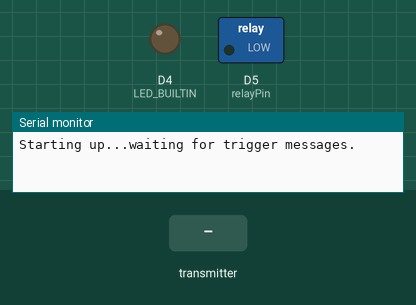
Recording of a sketch running on a simulated ESP8266 (Wemos D1 mini). Shown: switched loads named in the sketch (green lamp = pin HIGH), output pins drawn as LEDs (lit = HIGH, except the on-board LED, lit = LOW), the last lines printed to the serial monitor. Dashed ring = blinking. Inputs (shaded band) come from the test bench.

Above: at 1.2 s.
1.3 s: the transmitter starts sending eventTriggered = 1
At 1.55 s:
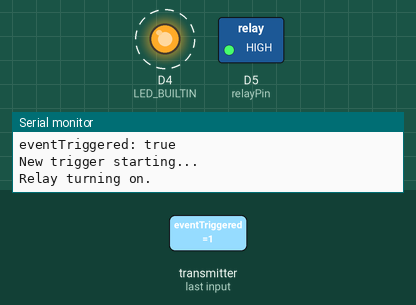
4.3 s: the transmitter starts sending eventTriggered = 0
At 4.8 s:
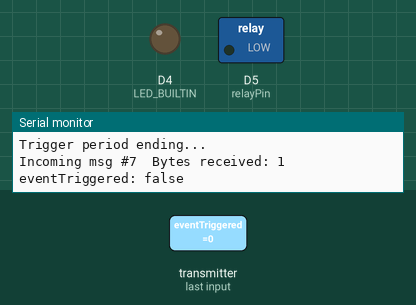
Timing chart, 0 to 7.3 s (numbered marks = the images above; inputs shaded):
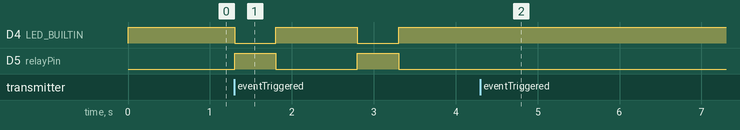

The sketch:

relaySketch.ino
```cpp
/*
   ESP8266 relay control interface with ESP NOW wireless trigger

   When a message is received from a paired module using ESP NOW,
   a relay is momentarily turned on and off.

   Target Hardware:  ESP8266 WeMos D1 Mini and relay control pcb:
                     https://github.com/GadgetReboot/Remote_Relay

   Tested with Arduino IDE 1.8.13
               ESP8266 board file 3.0.2

   Gadget Reboot
   https://www.youtube.com/gadgetreboot

*/

#include <ESP8266WiFi.h>
#include <espnow.h>

#define   relayPin        D5            // relay control output pin   high = on low = off
#define   relayOFF        0             // 0 = off
#define   relayON         1             // 1 = on

int relayTriggerPeriod = 500;           // how long (mS) to turn on relay when triggered
int triggerTimeoutPeriod = 1000;        // how long (mS) before allowing another trigger (re-trigger lockout period)

// Replace with MAC Address of the other module being communicated with
// this sketch is in the Relay board so it talks to the Current Transformer board at this MAC address
uint8_t broadcastAddress[] = {0xFF, 0xFF, 0xFF, 0xFF, 0xFF, 0xFF};

boolean incomingEventTrigger = false;    // set to true when a message is received with a trigger request

//structure to receive data into
//must match the sender data structure
typedef struct msg1 {
  boolean eventTriggered;
} msg1;

// create a struct msg to receive incoming data
msg1 msgToRelay;

void setup() {

  Serial.begin(115200);
  Serial.println();
  Serial.println("Starting up...waiting for trigger messages.\r\n\r\n");

  digitalWrite(LED_BUILTIN, HIGH);  // turn off esp8266 onboard led
  pinMode(LED_BUILTIN, OUTPUT);

  digitalWrite(relayPin, LOW);      // turn off relay
  pinMode(relayPin, OUTPUT);

  // start configuring wireless interface
  WiFi.mode(WIFI_STA);
  WiFi.disconnect();

  // init ESP-NOW
  if (esp_now_init() != 0) {
    Serial.println("Error initializing ESP-NOW");
    return;
  }

  // set ESP-NOW Role
  esp_now_set_self_role(ESP_NOW_ROLE_COMBO);

  // register peer
  esp_now_add_peer(broadcastAddress, ESP_NOW_ROLE_COMBO, 1, NULL, 0);

  // register callback function for when data received
  esp_now_register_recv_cb(OnDataRecv);
}

void loop() {
  processEvents();      // evaluate whether an event is triggered and if so, control relay
}


void processEvents() {

  static boolean currentlyTriggered = false;                  // track if an event trigger is in progress
  static boolean relayIsOn = false;                           // track if relay is on or off
  static unsigned long triggerTimer = millis();               // track relay on-time when triggered
  static unsigned long triggerExpireTimer = millis();         // track how long since trigger began

  // when a new trigger occurs, start timers and turn relay on
  if (!currentlyTriggered && incomingEventTrigger) {
    currentlyTriggered = true;
    triggerExpireTimer = millis();
    triggerTimer = millis();
    controlRelay(relayON);
    relayIsOn = true;
    Serial.println("New trigger starting...\r\nRelay turning on.");
  }


  // turn off relay when trigger has been active for declared relay on-period
  if (currentlyTriggered) {
    if ((unsigned long)(millis() - triggerTimer) > relayTriggerPeriod) {
      if (relayIsOn) {
        Serial.println("Relay turning off.");
      }
      controlRelay(relayOFF);
      relayIsOn = false;
    }
  }

  // cancel triggered state and allow new trigger events
  // when re-trigger lockout duration has passed
  if (currentlyTriggered) {
    if ((unsigned long)(millis() - triggerExpireTimer) > triggerTimeoutPeriod) {
      currentlyTriggered = false;
      incomingEventTrigger = false;
      Serial.println("Trigger period ending...");
    }
  }
}

void controlRelay(int state) {             // turn relay on or off based on "state"
  digitalWrite(LED_BUILTIN, !state);       // WeMOS LED is active low
  digitalWrite(relayPin, state);           // relay is active high
}

// callback function for when data received
void OnDataRecv(uint8_t * mac, uint8_t *incomingData, uint8_t len) {
  memcpy(&msgToRelay, incomingData, sizeof(msgToRelay));    // copy received data into the struct data variable(s)

  static uint16_t msgCounter = 0;                           // count the number of received messages
  msgCounter++;

  incomingEventTrigger = msgToRelay.eventTriggered;         // has a trigger request been received?

  Serial.print("\r\nIncoming msg #" + String(msgCounter));
  Serial.print("  Bytes received: ");
  Serial.println(len);

  Serial.print("eventTriggered: ");
  Serial.println(incomingEventTrigger ? "true" : "false");
}
```

Measured:
- after the input at 1.3 s, D4 (LED_BUILTIN): alternates HIGH for 1.0 s and LOW for 0.50 s, starting at once; D5 (relayPin): alternates HIGH for 0.50 s and LOW for 1.0 s, starting at once
- after the input at 4.3 s, D4 (LED_BUILTIN): stops changing and stays HIGH; D5 (relayPin): stops changing and stays LOW
